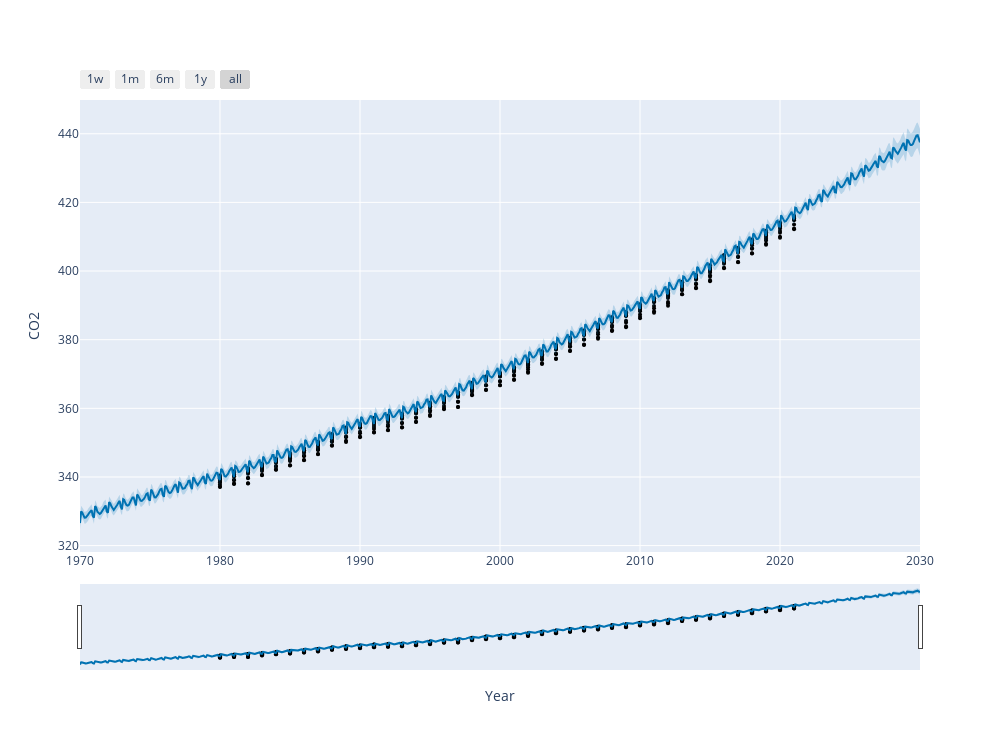

Write notebook code for a chart like this one.
### Code cell
from fbprophet.plot import plot_plotly, plot_components_plotly
fig = plot_plotly(co2,forecast_co2,xlabel = 'Year',ylabel = 'CO2', figsize=(1000,750))
fig.show()

### Figure 1 — Plotly figure (JSON) as saved in the notebook; plotly's stock layout.template omitted (floating-point values rounded to 4 significant figures; data arrays with more than 128 entries replaced by an {"elided": "..."} marker saying what was removed)
{"data": [{"marker": {"color": "black", "size": 4}, "mode": "markers", "name": "Actual", "type": "scatter", "x": {"elided": "501 str values"}, "y": {"elided": "501 float values"}}, {"hoverinfo": "skip", "line": {"width": 0}, "mode": "lines", "type": "scatter", "x": {"elided": "762 str values"}, "y": {"elided": "762 float values"}}, {"fill": "tonexty", "fillcolor": "rgba(0, 114, 178, 0.2)", "line": {"color": "#0072B2", "width": 2}, "mode": "lines", "name": "Predicted", "type": "scatter", "x": {"elided": "762 str values"}, "y": {"elided": "762 float values"}}, {"fill": "tonexty", "fillcolor": "rgba(0, 114, 178, 0.2)", "hoverinfo": "skip", "line": {"width": 0}, "mode": "lines", "type": "scatter", "x": {"elided": "762 str values"}, "y": {"elided": "762 float values"}}], "layout": {"height": 750, "showlegend": false, "width": 1000, "xaxis": {"rangeselector": {"buttons": [{"count": 7, "label": "1w", "step": "day", "stepmode": "backward"}, {"count": 1, "label": "1m", "step": "month", "stepmode": "backward"}, {"count": 6, "label": "6m", "step": "month", "stepmode": "backward"}, {"count": 1, "label": "1y", "step": "year", "stepmode": "backward"}, {"step": "all"}]}, "rangeslider": {"visible": true}, "title": {"text": "Year"}, "type": "date"}, "yaxis": {"title": {"text": "CO2"}}}}
